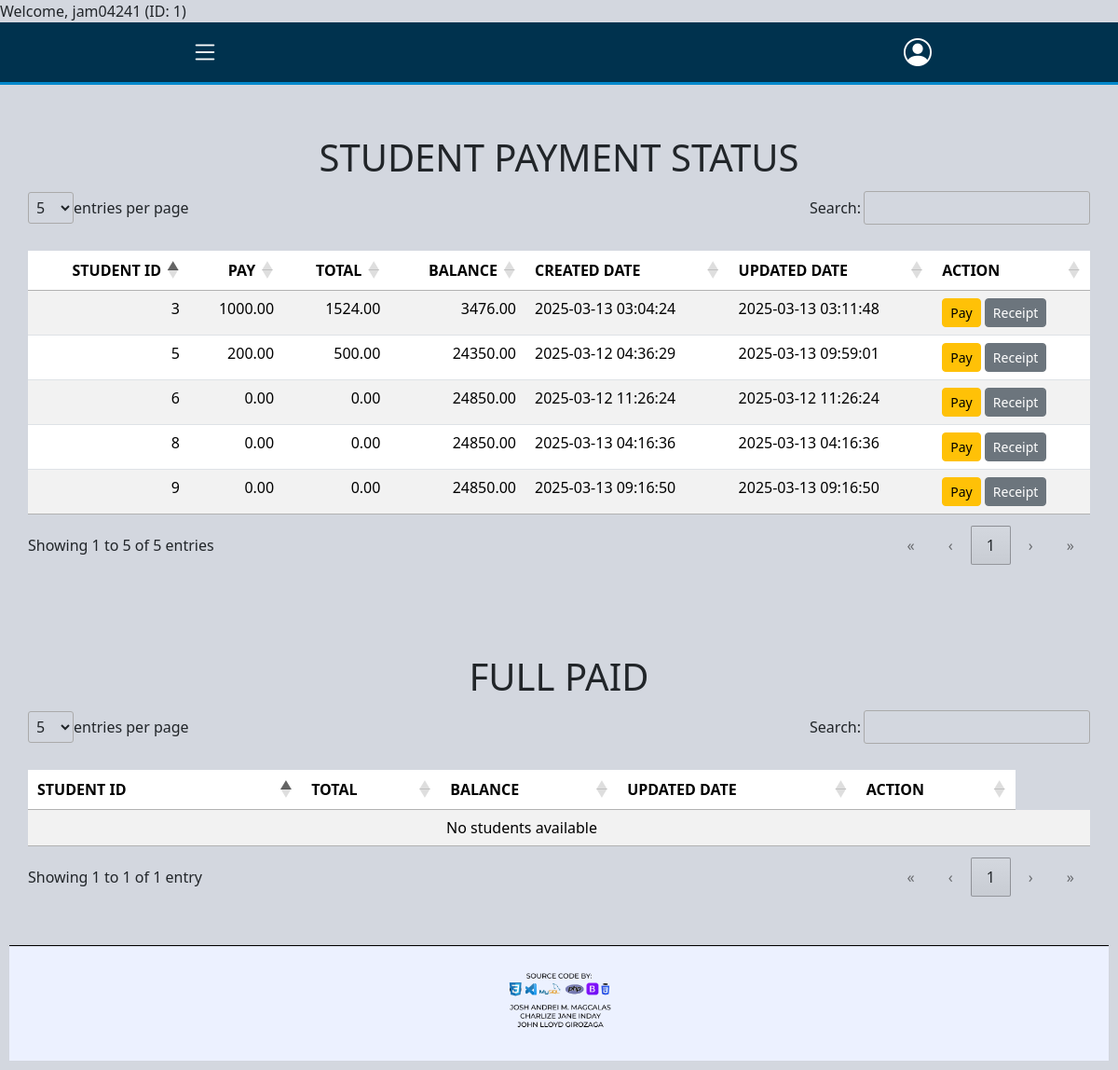
Page /website/payment-information.php (signed in) on the committed database.
### tables this page shows
CREATE TABLE `tbl_payment` (
  `payment_no` int(11) NOT NULL,
  `student_id` int(11) DEFAULT NULL,
  `pay` decimal(10,2) DEFAULT 0.00,
  `total` decimal(10,2) DEFAULT 0.00,
  `balance` decimal(10,2) DEFAULT 24850.00,
  `payment_method` enum('Cash','Gcash','Bank Transfer','Others') NOT NULL,
  `created_by` int(11) NOT NULL,
  `date_created` timestamp NOT NULL DEFAULT current_timestamp(),
  `updated_by` int(11) NOT NULL,
  `date_updated` timestamp NULL DEFAULT current_timestamp(),
  `status` tinyint(1) NOT NULL
);

### website/payment-information.php (the view, shortened to what this page needs)
<?php
include "../Layouts/navbar.php";
include "../database/dbconnect.php";
try {
    $payment_status = [];
    $full_pay_status = [];
    $queries = [
        "SELECT student_id, pay, total, balance, date_created, date_updated FROM tbl_payment WHERE balance > 0.00;",
        "SELECT student_id, pay, total, balance, date_created, date_updated FROM tbl_payment WHERE balance = 0.00;",
    ];
    foreach ($queries as $index => $query) {
        if ($conn->multi_query($query)) {
            do {
                if ($result = $conn->store_result()) {
                    while ($row = $result->fetch_assoc()) {
                        if ($index == 0) {
                            $payment_status[] = $row;
                        } elseif ($index == 1) {
                            $full_pay_status[] = $row;
                        }
                    }
                }
            } while ($conn->next_result());
        } else {
            throw new Exception("Query Failed: " . $conn->error);
        }
    }
} catch (Exception $e) {
    echo "Error: " . $e->getMessage();
}
?>
<!DOCTYPE html>
<html lang="en">
<head>
    <link rel="stylesheet" href="/bootstrap/css/bootstrap.css">
    <link rel="stylesheet" href="/DataTables/datatables.min.css">
    <link href="https://cdn.jsdelivr.net/npm/bootstrap@5.3.2/dist/css/bootstrap.min.css" rel="stylesheet">
    <link href="https://cdn.jsdelivr.net/npm/bootstrap-icons/font/bootstrap-icons.css" rel="stylesheet">
    <link rel="stylesheet" href="https://cdnjs.cloudflare.com/ajax/libs/font-awesome/6.7.2/css/all.min.css">
    <link rel="stylesheet" href="../DataTables/datatables.css">
    <link rel="stylesheet" href="https://cdn.datatables.net/1.13.6/css/jquery.dataTables.min.css">
</head>
<body>
            <div class="container mt-4">
                <h1 class="text-center">STUDENT PAYMENT STATUS</h1>
                <table id="student-payment-status" class="table table-striped mt-3">
                    <thead>
                        <tr>
                            <th>STUDENT ID</th>
                            <th>PAY</th>
                            <th>TOTAL</th>
                            <th>BALANCE</th>
                            <th>CREATED DATE</th>
                            <th>UPDATED DATE</th>
                            <th>ACTION</th>
                        </tr>
                    </thead>
                    <tbody>
                    <?php if (!empty($payment_status)): ?>
                <?php foreach ($payment_status as $row): ?>
                    <tr>
                        <td> <?=$row['student_id']?> </td>
                        <td> <?=$row['pay']?> </td>
                        <td> <?=$row['total']?> </td>
                        <td> <?=$row['balance']?> </td>
                        <td> <?=$row['date_created']?> </td>
                        <td> <?=$row['date_updated']?> </td>
                        <td>
                            <a class="btn btn-warning btn-sm edit-btn" href="payment-form.php?student_id=<?= htmlspecialchars($row['student_id']); ?>">
                                Pay
                            </a>
                            <a class="btn btn-secondary btn-sm form1-btn" href="../print/form1.php">
                                Receipt
                            </a>
                        </td>
                    </tr>
                <?php endforeach; ?>
            <?php else: ?>
                <tr>
                    <td colspan="7" class="text-center">No students available</td>
                </tr>
            <?php endif; ?>
        </tbody>
    </table>
</div>
<div class="container mt-4">
    <h1 class="text-center">FULL PAID</h1>
    <table id="done-status" class="table table-striped mt-3">
        <thead>
            <tr>
                <th>STUDENT ID</th>
                <th>TOTAL</th>
                <th>BALANCE</th>
                <th>UPDATED DATE</th>
                <th>ACTION</th>
            </tr>
        </thead>
        <tbody>
        <?php if (!empty($full_pay_status)): ?>
            <?php foreach ($full_pay_status as $row): ?>
                <tr>
                            <td> <?=$row['student_id']?> </td>
                            <td> <?=$row['total']?> </td>
                            <td> <?=$row['balance']?> </td>
                            <td> <?=$row['date_created']?> </td>
                            <td> <?=$row['date_updated']?> </td>
                            <td>
                                <a class="btn btn-warning btn-sm edit-btn" href="payment-form.php?student_id=<?= htmlspecialchars($row['student_id']); ?>">
                                    Pay
                                </a>
                                <a class="btn btn-secondary btn-sm form1-btn" href="../print/form1.php">
                                    receipt
                                </a>
                            </td>
                        </tr>
                        <?php endforeach; ?>
                <?php else: ?>
                    <tr>
                        <td colspan="7" class="text-center">No students available</td>
                    </tr>
                <?php endif; ?>
        </tbody>
    </table>
</div>
    <div class="footer">
        <img src="../images/FOOTER.png" alt="Footer" class="footer-img">
    </div>
</body>
</html>

### DataTables/datatables.css (style rules this page uses)
:root { --dt-row-selected: 13, 110, 253; --dt-row-selected-text: 255, 255, 255; --dt-row-selected-link: 9, 10, 11; --dt-row-stripe: 0, 0, 0; --dt-row-hover: 0, 0, 0; --dt-column-ordering: 0, 0, 0; --dt-html-background: white; }
table.dataTable thead > tr > th.dt-orderable-asc, table.dataTable thead > tr > th.dt-orderable-desc, table.dataTable thead > tr > th.dt-ordering-asc, table.dataTable thead > tr > th.dt-ordering-desc, table.dataTable thead > tr > td.dt-orderable-asc, table.dataTable thead > tr > td.dt-orderable-desc, table.dataTable thead > tr > td.dt-ordering-asc, table.dataTable thead > tr > td.dt-ordering-desc { position: relative; padding-right: 30px; }
table.dataTable thead > tr > th.dt-orderable-asc, table.dataTable thead > tr > th.dt-orderable-desc, table.dataTable thead > tr > td.dt-orderable-asc, table.dataTable thead > tr > td.dt-orderable-desc { cursor: pointer; }
table.dataTable th, table.dataTable td { box-sizing: border-box; }
table.dataTable th.dt-type-numeric, table.dataTable th.dt-type-date, table.dataTable td.dt-type-numeric, table.dataTable td.dt-type-date { text-align: right; }
table.dataTable thead th, table.dataTable thead td, table.dataTable tfoot th, table.dataTable tfoot td { text-align: left; }
:root { --dt-row-hover-alpha: 0.035; --dt-row-stripe-alpha: 0.023; --dt-column-ordering-alpha: 0.019; --dt-row-selected-stripe-alpha: 0.923; --dt-row-selected-column-ordering-alpha: 0.919; }
table.dataTable { width: 100%; margin: 0 auto; border-spacing: 0; }
table.dataTable thead th, table.dataTable tfoot th { font-weight: bold; }
table.dataTable > thead > tr > th, table.dataTable > thead > tr > td { padding: 10px; border-bottom: 1px solid rgba(0, 0, 0, 0.3); }
table.dataTable > tbody > tr { background-color: transparent; }
table.dataTable > tbody > tr:first-child > * { border-top: none; }
table.dataTable > tbody > tr:last-child > * { border-bottom: none; }
table.dataTable > tbody > tr > th, table.dataTable > tbody > tr > td { padding: 8px 10px; }
div.dt-container div.dt-layout-full > *:only-child { margin-left: auto; margin-right: auto; }
div.dt-container.dt-empty-footer tbody > tr:last-child > * { border-bottom: 1px solid rgba(0, 0, 0, 0.3); }

### Layouts/navbar.php (style rules this page uses)
body { background-color: #d3d7df; margin: 0; padding: 0; }

### website/payment-information.php (style rules this page uses)
body { background-color: #d3d7df; margin: 0; padding: 0; }
.container { max-width: 1300px; margin: auto; padding: 30px; }
.footer { text-align: center; padding: 10px; color: white; position: relative; width: 100%; }
.footer-img { max-width: 100%; height: auto; }

### rows in the picture
tbl_payment: student "3", pay "1000.00", total "1524.00", balance "3476.00", date_created "2025-03-13 03:04:24", date_updated "2025-03-13 03:11:48"
tbl_payment: student "5", pay "200.00", total "500.00", balance "24350.00", date_created "2025-03-12 04:36:29", date_updated "2025-03-13 09:59:01"
tbl_payment: student "6", pay "0.00", total "0.00", balance "24850.00", date_created "2025-03-12 11:26:24", date_updated "2025-03-12 11:26:24"
tbl_payment: student "8", pay "0.00", total "0.00", balance "24850.00", date_created "2025-03-13 04:16:36", date_updated "2025-03-13 04:16:36"
tbl_payment: student "9", pay "0.00", total "0.00", balance "24850.00", date_created "2025-03-13 09:16:50", date_updated "2025-03-13 09:16:50"

### other values in the picture
$_SESSION["username"] "jam04241"
$_SESSION["employee_id"] "1"
